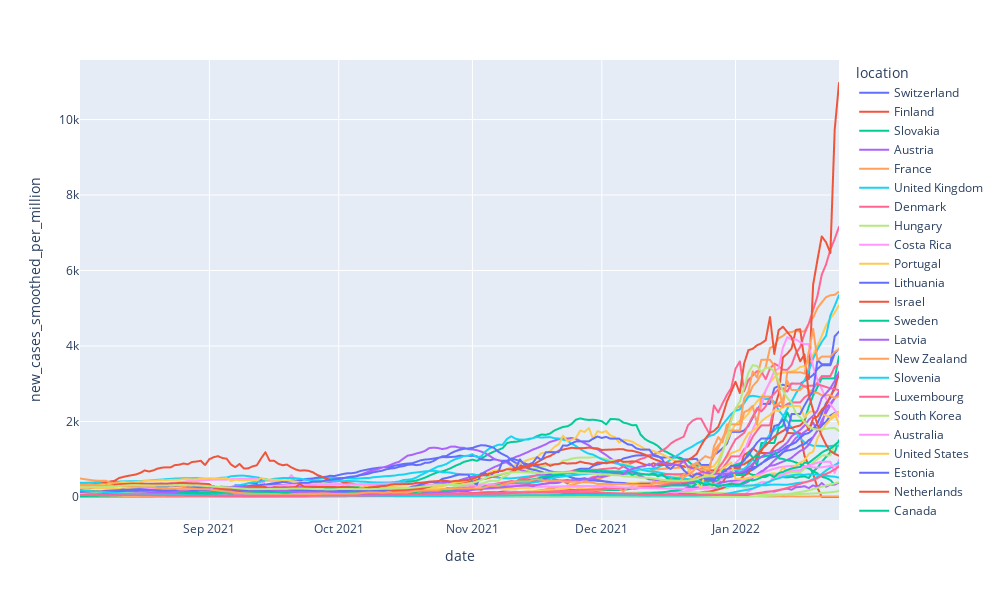

Notebook cell for this chart:
### Code cell
oecd_total = oecd_data.query("date > '2021-08-01'")
total_fig = px.line(oecd_total, x="date", y="new_cases_smoothed_per_million", color='location', height=600, width=1000)
total_fig.write_image("out/cases_v_time.png")
total_fig

### Figure 1 — Plotly figure (JSON) as saved in the notebook; plotly's stock layout.template omitted (floating-point values rounded to 4 significant figures; data arrays with more than 128 entries replaced by an {"elided": "..."} marker saying what was removed)
{"data": [{"hovertemplate": "location=Switzerland<br>date=%{x}<br>new_cases_smoothed_per_million=%{y}<extra></extra>", "legendgroup": "Switzerland", "line": {"color": "#636efa", "dash": "solid"}, "marker": {"symbol": "circle"}, "mode": "lines", "name": "Switzerland", "showlegend": true, "type": "scattergl", "x": {"elided": "177 str values"}, "xaxis": "x", "y": {"elided": "177 float values"}, "yaxis": "y"}, {"hovertemplate": "location=Finland<br>date=%{x}<br>new_cases_smoothed_per_million=%{y}<extra></extra>", "legendgroup": "Finland", "line": {"color": "#EF553B", "dash": "solid"}, "marker": {"symbol": "circle"}, "mode": "lines", "name": "Finland", "showlegend": true, "type": "scattergl", "x": {"elided": "177 str values"}, "xaxis": "x", "y": {"elided": "177 float values"}, "yaxis": "y"}, {"hovertemplate": "location=Slovakia<br>date=%{x}<br>new_cases_smoothed_per_million=%{y}<extra></extra>", "legendgroup": "Slovakia", "line": {"color": "#00cc96", "dash": "solid"}, "marker": {"symbol": "circle"}, "mode": "lines", "name": "Slovakia", "showlegend": true, "type": "scattergl", "x": {"elided": "177 str values"}, "xaxis": "x", "y": {"elided": "177 float values"}, "yaxis": "y"}, {"hovertemplate": "location=Austria<br>date=%{x}<br>new_cases_smoothed_per_million=%{y}<extra></extra>", "legendgroup": "Austria", "line": {"color": "#ab63fa", "dash": "solid"}, "marker": {"symbol": "circle"}, "mode": "lines", "name": "Austria", "showlegend": true, "type": "scattergl", "x": {"elided": "177 str values"}, "xaxis": "x", "y": {"elided": "177 float values"}, "yaxis": "y"}, {"hovertemplate": "location=France<br>date=%{x}<br>new_cases_smoothed_per_million=%{y}<extra></extra>", "legendgroup": "France", "line": {"color": "#FFA15A", "dash": "solid"}, "marker": {"symbol": "circle"}, "mode": "lines", "name": "France", "showlegend": true, "type": "scattergl", "x": {"elided": "177 str values"}, "xaxis": "x", "y": {"elided": "177 float values"}, "yaxis": "y"}, {"hovertemplate": "location=United Kingdom<br>date=%{x}<br>new_cases_smoothed_per_million=%{y}<extra></extra>", "legendgroup": "United Kingdom", "line": {"color": "#19d3f3", "dash": "solid"}, "marker": {"symbol": "circle"}, "mode": "lines", "name": "United Kingdom", "showlegend": true, "type": "scattergl", "x": {"elided": "177 str values"}, "xaxis": "x", "y": {"elided": "177 float values"}, "yaxis": "y"}, {"hovertemplate": "location=Denmark<br>date=%{x}<br>new_cases_smoothed_per_million=%{y}<extra></extra>", "legendgroup": "Denmark", "line": {"color": "#FF6692", "dash": "solid"}, "marker": {"symbol": "circle"}, "mode": "lines", "name": "Denmark", "showlegend": true, "type": "scattergl", "x": {"elided": "177 str values"}, "xaxis": "x", "y": {"elided": "177 float values"}, "yaxis": "y"}, {"hovertemplate": "location=Hungary<br>date=%{x}<br>new_cases_smoothed_per_million=%{y}<extra></extra>", "legendgroup": "Hungary", "line": {"color": "#B6E880", "dash": "solid"}, "marker": {"symbol": "circle"}, "mode": "lines", "name": "Hungary", "showlegend": true, "type": "scattergl", "x": {"elided": "177 str values"}, "xaxis": "x", "y": {"elided": "177 float values"}, "yaxis": "y"}, {"hovertemplate": "location=Costa Rica<br>date=%{x}<br>new_cases_smoothed_per_million=%{y}<extra></extra>", "legendgroup": "Costa Rica", "line": {"color": "#FF97FF", "dash": "solid"}, "marker": {"symbol": "circle"}, "mode": "lines", "name": "Costa Rica", "showlegend": true, "type": "scattergl", "x": {"elided": "177 str values"}, "xaxis": "x", "y": {"elided": "177 float values"}, "yaxis": "y"}, {"hovertemplate": "location=Portugal<br>date=%{x}<br>new_cases_smoothed_per_million=%{y}<extra></extra>", "legendgroup": "Portugal", "line": {"color": "#FECB52", "dash": "solid"}, "marker": {"symbol": "circle"}, "mode": "lines", "name": "Portugal", "showlegend": true, "type": "scattergl", "x": {"elided": "177 str values"}, "xaxis": "x", "y": {"elided": "177 float values"}, "yaxis": "y"}, {"hovertemplate": "location=Lithuania<br>date=%{x}<br>new_cases_smoothed_per_million=%{y}<extra></extra>", "legendgroup": "Lithuania", "line": {"color": "#636efa", "dash": "solid"}, "marker": {"symbol": "circle"}, "mode": "lines", "name": "Lithuania", "showlegend": true, "type": "scattergl", "x": {"elided": "177 str values"}, "xaxis": "x", "y": {"elided": "177 float values"}, "yaxis": "y"}, {"hovertemplate": "location=Israel<br>date=%{x}<br>new_cases_smoothed_per_million=%{y}<extra></extra>", "legendgroup": "Israel", "line": {"color": "#EF553B", "dash": "solid"}, "marker": {"symbol": "circle"}, "mode": "lines", "name": "Israel", "showlegend": true, "type": "scattergl", "x": {"elided": "177 str values"}, "xaxis": "x", "y": {"elided": "177 float values"}, "yaxis": "y"}, {"hovertemplate": "location=Sweden<br>date=%{x}<br>new_cases_smoothed_per_million=%{y}<extra></extra>", "legendgroup": "Sweden", "line": {"color": "#00cc96", "dash": "solid"}, "marker": {"symbol": "circle"}, "mode": "lines", "name": "Sweden", "showlegend": true, "type": "scattergl", "x": {"elided": "177 str values"}, "xaxis": "x", "y": {"elided": "177 float values"}, "yaxis": "y"}, {"hovertemplate": "location=Latvia<br>date=%{x}<br>new_cases_smoothed_per_million=%{y}<extra></extra>", "legendgroup": "Latvia", "line": {"color": "#ab63fa", "dash": "solid"}, "marker": {"symbol": "circle"}, "mode": "lines", "name": "Latvia", "showlegend": true, "type": "scattergl", "x": {"elided": "177 str values"}, "xaxis": "x", "y": {"elided": "177 float values"}, "yaxis": "y"}, {"hovertemplate": "location=New Zealand<br>date=%{x}<br>new_cases_smoothed_per_million=%{y}<extra></extra>", "legendgroup": "New Zealand", "line": {"color": "#FFA15A", "dash": "solid"}, "marker": {"symbol": "circle"}, "mode": "lines", "name": "New Zealand", "showlegend": true, "type": "scattergl", "x": {"elided": "177 str values"}, "xaxis": "x", "y": {"elided": "177 float values"}, "yaxis": "y"}, {"hovertemplate": "location=Slovenia<br>date=%{x}<br>new_cases_smoothed_per_million=%{y}<extra></extra>", "legendgroup": "Slovenia", "line": {"color": "#19d3f3", "dash": "solid"}, "marker": {"symbol": "circle"}, "mode": "lines", "name": "Slovenia", "showlegend": true, "type": "scattergl", "x": {"elided": "177 str values"}, "xaxis": "x", "y": {"elided": "177 float values"}, "yaxis": "y"}, {"hovertemplate": "location=Luxembourg<br>date=%{x}<br>new_cases_smoothed_per_million=%{y}<extra></extra>", "legendgroup": "Luxembourg", "line": {"color": "#FF6692", "dash": "solid"}, "marker": {"symbol": "circle"}, "mode": "lines", "name": "Luxembourg", "showlegend": true, "type": "scattergl", "x": {"elided": "177 str values"}, "xaxis": "x", "y": {"elided": "177 float values"}, "yaxis": "y"}, {"hovertemplate": "location=South Korea<br>date=%{x}<br>new_cases_smoothed_per_million=%{y}<extra></extra>", "legendgroup": "South Korea", "line": {"color": "#B6E880", "dash": "solid"}, "marker": {"symbol": "circle"}, "mode": "lines", "name": "South Korea", "showlegend": true, "type": "scattergl", "x": {"elided": "177 str values"}, "xaxis": "x", "y": {"elided": "177 float values"}, "yaxis": "y"}, {"hovertemplate": "location=Australia<br>date=%{x}<br>new_cases_smoothed_per_million=%{y}<extra></extra>", "legendgroup": "Australia", "line": {"color": "#FF97FF", "dash": "solid"}, "marker": {"symbol": "circle"}, "mode": "lines", "name": "Australia", "showlegend": true, "type": "scattergl", "x": {"elided": "177 str values"}, "xaxis": "x", "y": {"elided": "177 float values"}, "yaxis": "y"}, {"hovertemplate": "location=United States<br>date=%{x}<br>new_cases_smoothed_per_million=%{y}<extra></extra>", "legendgroup": "United States", "line": {"color": "#FECB52", "dash": "solid"}, "marker": {"symbol": "circle"}, "mode": "lines", "name": "United States", "showlegend": true, "type": "scattergl", "x": {"elided": "177 str values"}, "xaxis": "x", "y": {"elided": "177 float values"}, "yaxis": "y"}, {"hovertemplate": "location=Estonia<br>date=%{x}<br>new_cases_smoothed_per_million=%{y}<extra></extra>", "legendgroup": "Estonia", "line": {"color": "#636efa", "dash": "solid"}, "marker": {"symbol": "circle"}, "mode": "lines", "name": "Estonia", "showlegend": true, "type": "scattergl", "x": {"elided": "177 str values"}, "xaxis": "x", "y": {"elided": "177 float values"}, "yaxis": "y"}, {"hovertemplate": "location=Netherlands<br>date=%{x}<br>new_cases_smoothed_per_million=%{y}<extra></extra>", "legendgroup": "Netherlands", "line": {"color": "#EF553B", "dash": "solid"}, "marker": {"symbol": "circle"}, "mode": "lines", "name": "Netherlands", "showlegend": true, "type": "scattergl", "x": {"elided": "177 str values"}, "xaxis": "x", "y": {"elided": "177 float values"}, "yaxis": "y"}, {"hovertemplate": "location=Canada<br>date=%{x}<br>new_cases_smoothed_per_million=%{y}<extra></extra>", "legendgroup": "Canada", "line": {"color": "#00cc96", "dash": "solid"}, "marker": {"symbol": "circle"}, "mode": "lines", "name": "Canada", "showlegend": true, "type": "scattergl", "x": {"elided": "177 str values"}, "xaxis": "x", "y": {"elided": "177 float values"}, "yaxis": "y"}, {"hovertemplate": "location=Mexico<br>date=%{x}<br>new_cases_smoothed_per_million=%{y}<extra></extra>", "legendgroup": "Mexico", "line": {"color": "#ab63fa", "dash": "solid"}, "marker": {"symbol": "circle"}, "mode": "lines", "name": "Mexico", "showlegend": true, "type": "scattergl", "x": {"elided": "177 str values"}, "xaxis": "x", "y": {"elided": "177 float values"}, "yaxis": "y"}, {"hovertemplate": "location=Spain<br>date=%{x}<br>new_cases_smoothed_per_million=%{y}<extra></extra>", "legendgroup": "Spain", "line": {"color": "#FFA15A", "dash": "solid"}, "marker": {"symbol": "circle"}, "mode": "lines", "name": "Spain", "showlegend": true, "type": "scattergl", "x": {"elided": "177 str values"}, "xaxis": "x", "y": {"elided": "177 float values"}, "yaxis": "y"}, {"hovertemplate": "location=Poland<br>date=%{x}<br>new_cases_smoothed_per_million=%{y}<extra></extra>", "legendgroup": "Poland", "line": {"color": "#19d3f3", "dash": "solid"}, "marker": {"symbol": "circle"}, "mode": "lines", "name": "Poland", "showlegend": true, "type": "scattergl", "x": {"elided": "177 str values"}, "xaxis": "x", "y": {"elided": "177 float values"}, "yaxis": "y"}, {"hovertemplate": "location=Italy<br>date=%{x}<br>new_cases_smoothed_per_million=%{y}<extra></extra>", "legendgroup": "Italy", "line": {"color": "#FF6692", "dash": "solid"}, "marker": {"symbol": "circle"}, "mode": "lines", "name": "Italy", "showlegend": true, "type": "scattergl", "x": {"elided": "177 str values"}, "xaxis": "x", "y": {"elided": "177 float values"}, "yaxis": "y"}, {"hovertemplate": "location=Japan<br>date=%{x}<br>new_cases_smoothed_per_million=%{y}<extra></extra>", "legendgroup": "Japan", "line": {"color": "#B6E880", "dash": "solid"}, "marker": {"symbol": "circle"}, "mode": "lines", "name": "Japan", "showlegend": true, "type": "scattergl", "x": {"elided": "177 str values"}, "xaxis": "x", "y": {"elided": "177 float values"}, "yaxis": "y"}, {"hovertemplate": "location=Turkey<br>date=%{x}<br>new_cases_smoothed_per_million=%{y}<extra></extra>", "legendgroup": "Turkey", "line": {"color": "#FF97FF", "dash": "solid"}, "marker": {"symbol": "circle"}, "mode": "lines", "name": "Turkey", "showlegend": true, "type": "scattergl", "x": {"elided": "177 str values"}, "xaxis": "x", "y": {"elided": "177 float values"}, "yaxis": "y"}, {"hovertemplate": "location=Czechia<br>date=%{x}<br>new_cases_smoothed_per_million=%{y}<extra></extra>", "legendgroup": "Czechia", "line": {"color": "#FECB52", "dash": "solid"}, "marker": {"symbol": "circle"}, "mode": "lines", "name": "Czechia", "showlegend": true, "type": "scattergl", "x": {"elided": "177 str values"}, "xaxis": "x", "y": {"elided": "177 float values"}, "yaxis": "y"}, {"hovertemplate": "location=Belgium<br>date=%{x}<br>new_cases_smoothed_per_million=%{y}<extra></extra>", "legendgroup": "Belgium", "line": {"color": "#636efa", "dash": "solid"}, "marker": {"symbol": "circle"}, "mode": "lines", "name": "Belgium", "showlegend": true, "type": "scattergl", "x": {"elided": "177 str values"}, "xaxis": "x", "y": {"elided": "177 float values"}, "yaxis": "y"}, {"hovertemplate": "location=Ireland<br>date=%{x}<br>new_cases_smoothed_per_million=%{y}<extra></extra>", "legendgroup": "Ireland", "line": {"color": "#EF553B", "dash": "solid"}, "marker": {"symbol": "circle"}, "mode": "lines", "name": "Ireland", "showlegend": true, "type": "scattergl", "x": {"elided": "177 str values"}, "xaxis": "x", "y": {"elided": "177 float values"}, "yaxis": "y"}, {"hovertemplate": "location=Germany<br>date=%{x}<br>new_cases_smoothed_per_million=%{y}<extra></extra>", "legendgroup": "Germany", "line": {"color": "#00cc96", "dash": "solid"}, "marker": {"symbol": "circle"}, "mode": "lines", "name": "Germany", "showlegend": true, "type": "scattergl", "x": {"elided": "177 str values"}, "xaxis": "x", "y": {"elided": "177 float values"}, "yaxis": "y"}, {"hovertemplate": "location=Norway<br>date=%{x}<br>new_cases_smoothed_per_million=%{y}<extra></extra>", "legendgroup": "Norway", "line": {"color": "#ab63fa", "dash": "solid"}, "marker": {"symbol": "circle"}, "mode": "lines", "name": "Norway", "showlegend": true, "type": "scattergl", "x": {"elided": "177 str values"}, "xaxis": "x", "y": {"elided": "177 float values"}, "yaxis": "y"}, {"hovertemplate": "location=Iceland<br>date=%{x}<br>new_cases_smoothed_per_million=%{y}<extra></extra>", "legendgroup": "Iceland", "line": {"color": "#FFA15A", "dash": "solid"}, "marker": {"symbol": "circle"}, "mode": "lines", "name": "Iceland", "showlegend": true, "type": "scattergl", "x": {"elided": "177 str values"}, "xaxis": "x", "y": {"elided": "177 float values"}, "yaxis": "y"}, {"hovertemplate": "location=Colombia<br>date=%{x}<br>new_cases_smoothed_per_million=%{y}<extra></extra>", "legendgroup": "Colombia", "line": {"color": "#19d3f3", "dash": "solid"}, "marker": {"symbol": "circle"}, "mode": "lines", "name": "Colombia", "showlegend": true, "type": "scattergl", "x": {"elided": "177 str values"}, "xaxis": "x", "y": {"elided": "177 float values"}, "yaxis": "y"}, {"hovertemplate": "location=Chile<br>date=%{x}<br>new_cases_smoothed_per_million=%{y}<extra></extra>", "legendgroup": "Chile", "line": {"color": "#FF6692", "dash": "solid"}, "marker": {"symbol": "circle"}, "mode": "lines", "name": "Chile", "showlegend": true, "type": "scattergl", "x": {"elided": "177 str values"}, "xaxis": "x", "y": {"elided": "177 float values"}, "yaxis": "y"}, {"hovertemplate": "location=Greece<br>date=%{x}<br>new_cases_smoothed_per_million=%{y}<extra></extra>", "legendgroup": "Greece", "line": {"color": "#B6E880", "dash": "solid"}, "marker": {"symbol": "circle"}, "mode": "lines", "name": "Greece", "showlegend": true, "type": "scattergl", "x": {"elided": "177 str values"}, "xaxis": "x", "y": {"elided": "177 float values"}, "yaxis": "y"}], "layout": {"height": 600, "legend": {"title": {"text": "location"}, "tracegroupgap": 0}, "margin": {"t": 60}, "width": 1000, "xaxis": {"anchor": "y", "domain": [0, 1], "title": {"text": "date"}}, "yaxis": {"anchor": "x", "domain": [0, 1], "title": {"text": "new_cases_smoothed_per_million"}}}}
